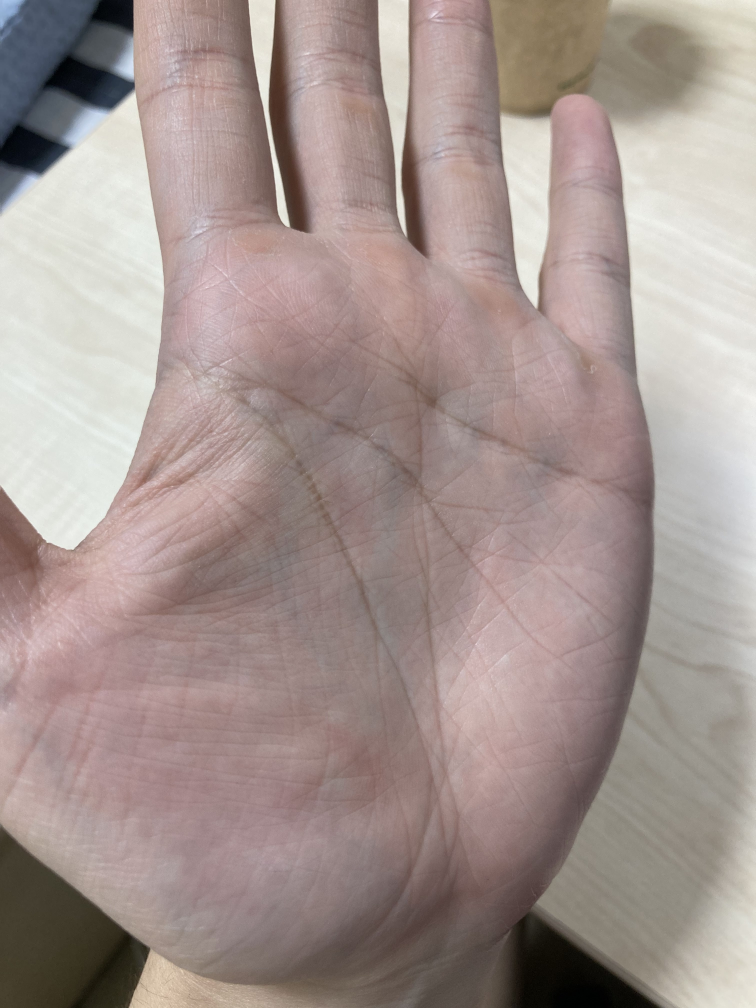
#> input picture data/1-1.jpg, 3024 x 4032 px (shown at 1/4 size); its folder holds only this picture in this run
$ python warping.py
#> lines starting #> are read from the running program, lines starting #| are printed output that depends on the picture; after the words box and inside, x2 and y2 are one past the last pixel; in counts of white or black regions, pixels touching at a corner belong together
# reference
# https://medium.com/analytics-vidhya/hand-detection-and-finger-counting-using-opencv-python-5b594704eb08

import glob
import cv2 as cv
import matplotlib.pyplot as plt
import numpy as np
import math
import os


def skin_mask(img):
    # hsvim : blue, green, red -> hue, saturation, value
    hsvim = cv.cvtColor(img, cv.COLOR_BGR2HSV)

    lower = np.array([0, 20, 80], dtype="uint8")
    upper = np.array([50, 255, 255], dtype="uint8")
    skinRegionHSV = cv.inRange(hsvim, lower, upper)

    # blur image to improve masking
    blurred = cv.blur(skinRegionHSV, (2, 2))

    ret, thresh = cv.threshold(blurred, 0, 255, cv.THRESH_BINARY)
    # thresh = cv.adaptiveThreshold(blurred,255,cv.ADAPTIVE_THRESH_GAUSSIAN_C,cv.THRESH_BINARY,11,2)
    return thresh


def contour(img, thresh):
    contours, hierarchy = cv.findContours(thresh, cv.RETR_TREE, cv.CHAIN_APPROX_SIMPLE)
    contours = max(contours, key=lambda x: cv.contourArea(x))
    cv.drawContours(img, [contours], -1, (255, 255, 0), 2)
    return img, contours


def convex_hull(img, contours):
    hull = cv.convexHull(contours)
    cv.drawContours(img, [hull], -1, (0, 255, 255), 2)
    # cv.imwrite("results/hull_" + img_path.split(os.sep)[1], img)
    return img


def convexity_defect(contours):
    hull = cv.convexHull(contours, returnPoints=False)
    defects = cv.convexityDefects(contours, hull)
    for i in range(defects.shape[0]):
        sp, ep, fp, dist = defects[i, 0]
        start = tuple(contours[sp][0])
        end = tuple(contours[ep][0])
        far = tuple(contours[fp][0])
        cv.circle(img, far, 10, [255, 0, 255], -1)
    return img, defects


def count_finger(img, contours, defects):
    if defects is not None:
        pts = []
    for i in range(defects.shape[0]):  # calculate the angle
        s, e, f, d = defects[i][0]
        start = tuple(contours[s][0])
        end = tuple(contours[e][0])
        far = tuple(contours[f][0])
        a = np.sqrt((end[0] - start[0]) ** 2 + (end[1] - start[1]) ** 2)
        b = np.sqrt((far[0] - start[0]) ** 2 + (far[1] - start[1]) ** 2)
        c = np.sqrt((end[0] - far[0]) ** 2 + (end[1] - far[1]) ** 2)
        angle = np.arccos(
            (b**2 + c**2 - a**2) / (2 * b * c)
        )  #      cosine theorem
        if angle <= (5 / 12) * np.pi:  # angle less than 90 degree, treat as fingers
            cv.circle(img, far, 10, [0, 0, 255], -1)
            pts.append(far)
    pts = pts_order(pts)
    return pts


def pts_order(pts):
    # order = 0, 1, 2, 3 from last to first finger
    dist_largest = 0
    pair_03 = (0, 0)
    dist_table = np.zeros((4, 4))
    for i in range(4):
        for j in range(i + 1, 4):
            dist_table[i, j] = dist_table[j, i] = math.dist(pts[i], pts[j])
            if dist_table[i, j] > dist_largest:
                dist_largest = math.dist(pts[i], pts[j])
                pair_03 = (i, j)

    dist_small_0 = dist_largest
    pt_1 = pair_03[0]
    for j in range(4):
        if j in pair_03:
            continue
        if dist_table[pair_03[0], j] < dist_small_0:
            dist_small_0 = dist_table[pair_03[0], j]
            pt_1 = j

    pt_2 = pair_03[1]
    for j in range(4):
        if j in pair_03:
            continue
        if j == pt_1:
            continue
        pt_2 = j
        dist_small_3 = dist_table[pair_03[1], j]

    ordered_pts = []
    ordered_pts.append(pts[pair_03[0]])
    ordered_pts.append(pts[pt_1])
    ordered_pts.append(pts[pt_2])
    ordered_pts.append(pts[pair_03[1]])
    if dist_small_0 > dist_small_3:
        ordered_pts = ordered_pts[::-1]

    return ordered_pts


# [27 lines left out: function get_5th_pt, not called in this run]


def extract_points(img):
    thresh = skin_mask(img)
    img_contour, contours = contour(img, thresh)
    img_hull = convex_hull(img, contours)
    img_convexity, defects = convexity_defect(contours)
    pts = count_finger(img, contours, defects)
    pts += get_5th_pt(pts)
    cv.circle(img, pts[4], 10, [0, 0, 255], -1)
    # [5 lines of commented-out code are left out]
    return np.float32(pts)


# [16 lines left out: function warp, not called in this run]


if __name__ == "__main__":
    for img_path in glob.glob("data/*.jpg"):
        img = cv.imread(img_path)
#> img is the input picture: shape (4032, 3024, 3); mean B, G, R 144, 148.3, 163.8
        pts = extract_points(img)
#> in skin_mask, `hsvim = cv.cvtColor(img, cv.COLOR_BGR2HSV)`: hsvim: shape (4032, 3024, 3); mean H, S, V 33, 38.2, 164.6
#> in skin_mask, `skinRegionHSV = cv.inRange(hsvim, lower, upper)`:
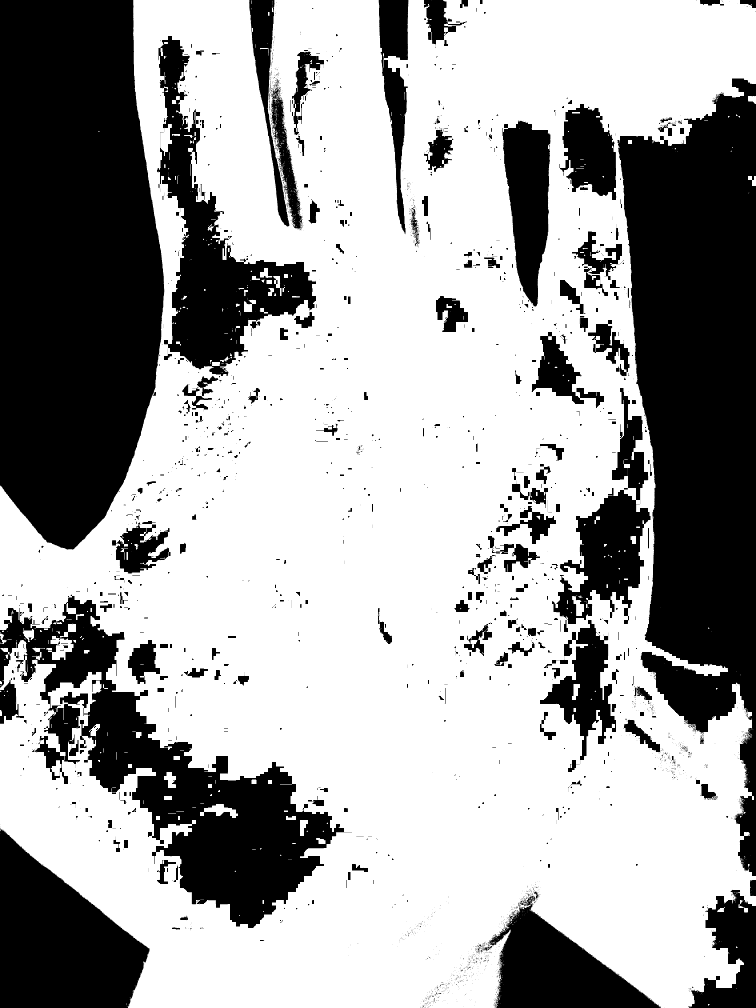
#> skinRegionHSV: shape (4032, 3024) (shown at 1/4 size); 64% white; 3405 black regions (2689 under 20 px), largest, box (x1, y1, x2, y2) and area: (0, 0, 657, 2198) 1217570, (2470, 314, 3024, 3504) 1111151, (0, 2378, 1408, 3712) 523534
#> in skin_mask, `ret, thresh = cv.threshold(blurred, 0, 255, cv.THRESH_BINARY)`:
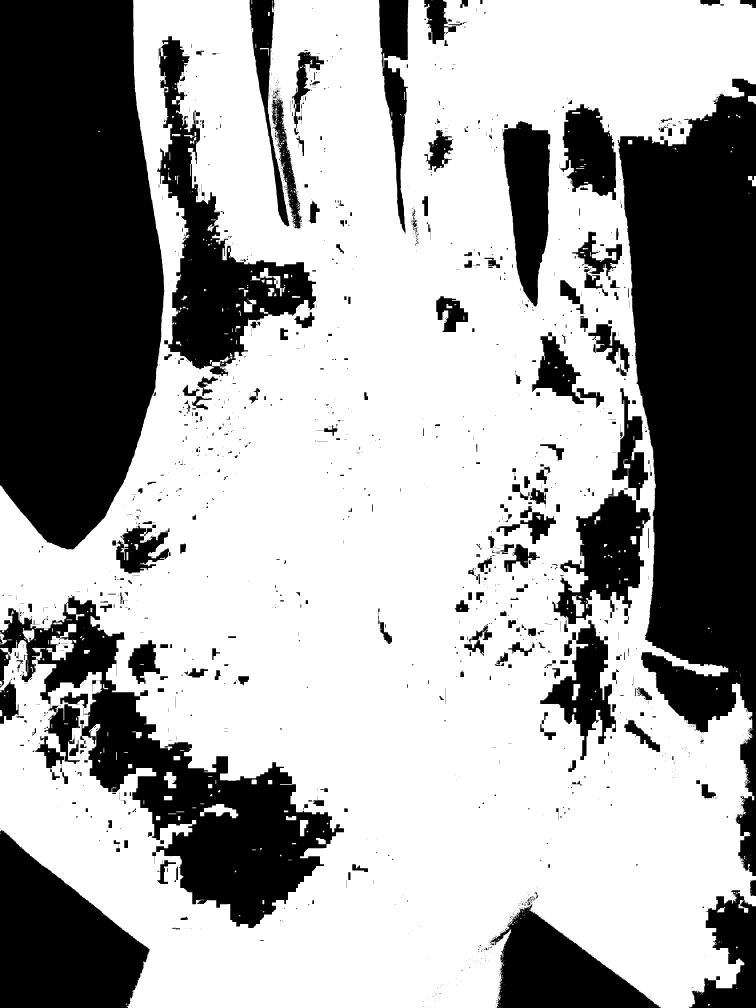
#> thresh: shape (4032, 3024) (shown at 1/4 size); 64.7% white; 1895 black regions (1269 under 20 px)
#> in contour, `contours, hierarchy = cv.findContours(thresh, cv.RETR_TREE, cv.CHAIN_A..`: contours = 2727 contours, 1718 with area under 20; largest, box (x1, y1, x2, y2) and area: (0, 0, 3024, 4032) 8736667, (628, 144, 1265, 1505) 264572, (2208, 1960, 2603, 2497) 107636, (2010, 483, 2202, 1227) 95016, (2160, 2480, 2465, 3041) 65068
#> in contour, `contours = max(contours, key=lambda x: cv.contourArea(x))`: contours = contour of 9484 points, box (x1, y1, x2, y2) (0, 0, 3024, 4032), area 8736667
#> in contour, `cv.drawContours(img, [contours], -1, (255, 255, 0), 2)`:
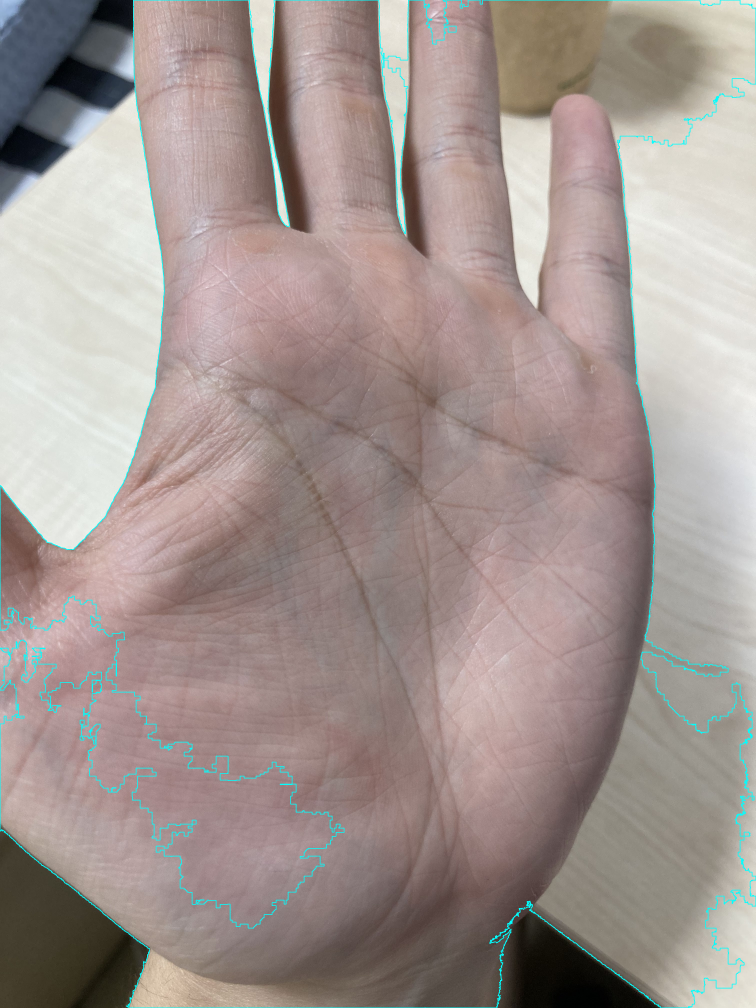
#> img: shape (4032, 3024, 3) (shown at 1/4 size); mean B, G, R 144.9, 149.2, 162.2
#> in convex_hull, `hull = cv.convexHull(contours)`: hull = contour of 14 points, box (x1, y1, x2, y2) (0, 0, 3024, 4032), area 11461492
#> in convexity_defect, `hull = cv.convexHull(contours, returnPoints=False)`: hull = [8178, 8161, 8151, 5674, 5363, 5348, 5345, 5213, 5204, 3768, 3762, 2981, 994, 0]
#> in convexity_defect, `defects = cv.convexityDefects(contours, hull)`: defects = 14 rows, first 6: [8178, 0, 8664, 239104], [0, 994, 388, 126993], [994, 2981, 1625, 352256], [2981, 3762, 3549, 53734], [3762, 3768, 3766, 639], [3768, 5204, 4634, 109312]
#> the loop in convexity_defect, `for i in range(defects.shape[0]):` made 14 passes
#> (sp, ep, fp, dist, start, end, far) on passes 1 to 10: (8178, 0, 8664, 239104, (2960, 0), (533, 0), (1621, 934)), (0, 994, 388, 126993, (533, 0), (0, 1942), (622, 1550)), (994, 2981, 1625, 352256, (0, 1942), (0, 3324), (1376, 3313)), (2981, 3762, 3549, 53734, (0, 3324), (505, 4025), (598, 3795)), (3762, 3768, 3766, 639, (505, 4025), (512, 4031), (510, 4026)), (3768, 5204, 4634, 109312, (512, 4031), (2757, 4031), (2119, 3604)), (5204, 5213, 5209, 1442, (2757, 4031), (2764, 4029), (2754, 4026)), (5213, 5345, 5330, 21128, (2764, 4029), (2928, 3952), (2819, 3912)), (5345, 5348, 5346, 2715, (2928, 3952), (2944, 3936), (2928, 3937)), (5348, 5363, 5349, 3874, (2944, 3936), (2976, 3860), (2944, 3897))
#> the loop in count_finger, `for i in range(defects.shape[0]):` made 14 passes
#> (s, e, f, d, start, end, far, a) on passes 1 to 9: (8178, 0, 8664, 239104, (2960, 0), (533, 0), (1621, 934), 2427), (0, 994, 388, 126993, (533, 0), (0, 1942), (622, 1550), 2013.8), (994, 2981, 1625, 352256, (0, 1942), (0, 3324), (1376, 3313), 1382), (2981, 3762, 3549, 53734, (0, 3324), (505, 4025), (598, 3795), 864), (3762, 3768, 3766, 639, (505, 4025), (512, 4031), (510, 4026), 9.22), (3768, 5204, 4634, 109312, (512, 4031), (2757, 4031), (2119, 3604), 2245), (5204, 5213, 5209, 1442, (2757, 4031), (2764, 4029), (2754, 4026), 7.28), (5213, 5345, 5330, 21128, (2764, 4029), (2928, 3952), (2819, 3912), 181.2), (5345, 5348, 5346, 2715, (2928, 3952), (2944, 3936), (2928, 3937), 22.63)
#> after the loop in count_finger, `for i in range(defects.shape[0]):`: pts = [(1376, 3313), (2754, 4026), (2825, 3647)]
#> after the loop in pts_order, `for i in range(4):`: dist_largest = 1551.5; dist_table = [[0, 1551.5, 1487, 0], [1551.5, 0, 0, 0], [1487, 0, 0, 0], [0, 0, 0, 0]]; pair_03 = (0, 1)
#> (the run stopped early here; a loop or call above may not have finished)

$ run again, on data/1-2.jpg
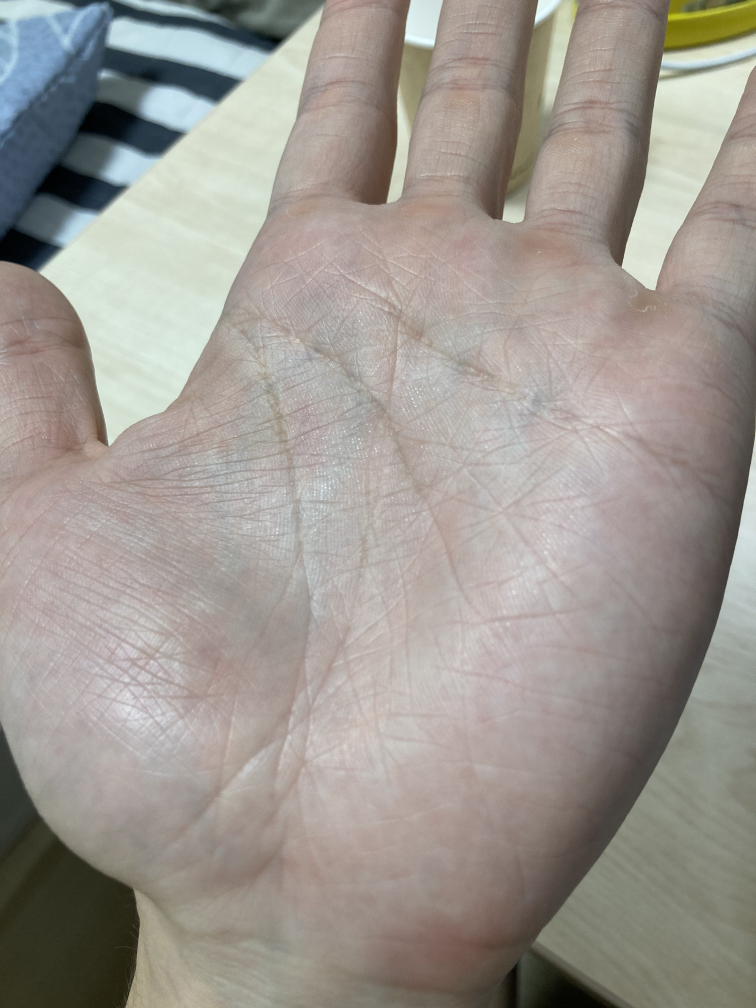
#> input picture data/1-2.jpg, 3024 x 4032 px (shown at 1/4 size)
#> img is the input picture: shape (4032, 3024, 3); mean B, G, R 144.8, 151.6, 157
#> hsvim: shape (4032, 3024, 3); mean H, S, V 27.8, 33.5, 160.3
#> in skin_mask, `skinRegionHSV = cv.inRange(hsvim, lower, upper)`:
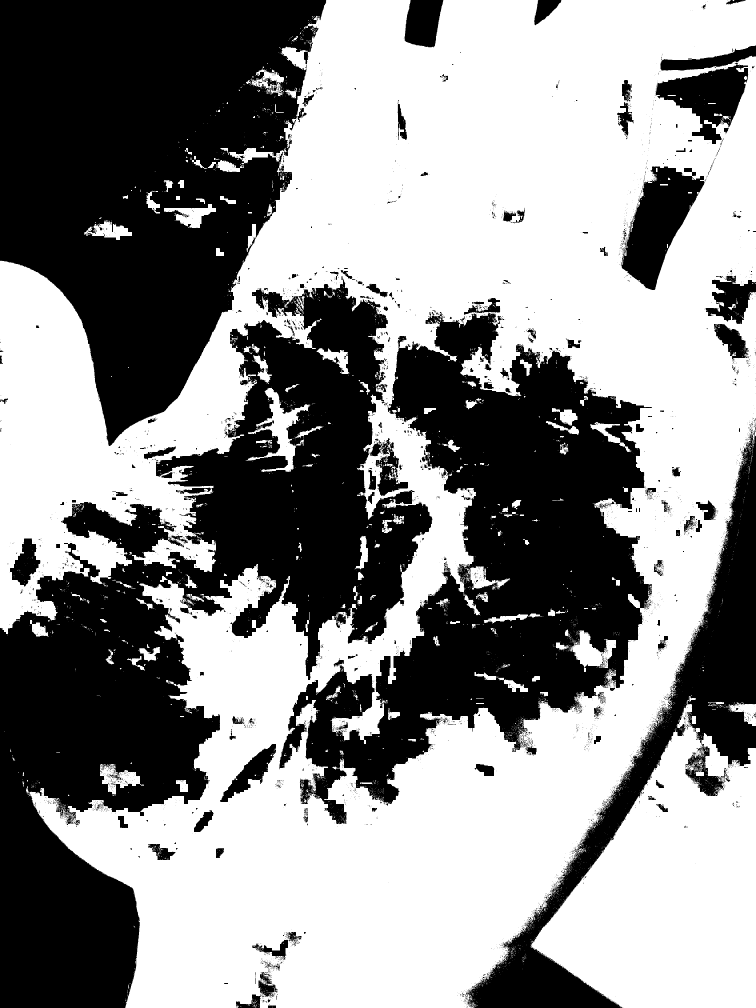
#> skinRegionHSV: shape (4032, 3024) (shown at 1/4 size); 55.7% white; 6191 black regions (5708 under 20 px), largest, box (x1, y1, x2, y2) and area: (0, 1105, 1730, 4032) 1869353, (0, 0, 1305, 1784) 1492700, (1116, 1248, 2608, 3297) 1261894
#> thresh: shape (4032, 3024); 56.9% white; 3694 black regions (3338 under 20 px)
#> in contour, `contours, hierarchy = cv.findContours(thresh, cv.RETR_TREE, cv.CHAIN_A..`: contours = 7897 contours, 6965 with area under 20; largest, box (x1, y1, x2, y2) and area: (0, 0, 3024, 4032) 7599493, (1117, 1252, 2608, 3297) 1313182, (2120, 2799, 3024, 4032) 670506, (2487, 666, 2819, 1161) 82012, (2624, 258, 2993, 577) 57646
#> in contour, `contours = max(contours, key=lambda x: cv.contourArea(x))`: contours = contour of 19928 points, box (x1, y1, x2, y2) (0, 0, 3024, 4032), area 7599493
#> in convex_hull, `hull = cv.convexHull(contours)`: hull = contour of 19 points, box (x1, y1, x2, y2) (0, 0, 3024, 4032), area 10196413
#> in convexity_defect, `hull = cv.convexHull(contours, returnPoints=False)`: hull = 19 values, max 19565 at index 0, min 0 at index 18, mean 13942.9
#> in convexity_defect, `defects = cv.convexityDefects(contours, hull)`: defects = 19 rows, first 6: [19565, 0, 19829, 48384], [0, 2569, 1931, 225487], [2569, 2634, 2586, 3072], [2634, 12612, 9184, 454802], [12612, 12616, 12613, 559], [12616, 13388, 13121, 58186]
#> the loop in convexity_defect, `for i in range(defects.shape[0]):` made 19 passes
#> (sp, ep, fp, dist, start, end, far) on passes 1 to 6: (19565, 0, 19829, 48384, (3023, 0), (1304, 0), (1733, 189)), (0, 2569, 1931, 225487, (1304, 0), (0, 1043), (655, 1647)), (2569, 2634, 2586, 3072, (0, 1043), (0, 2512), (12, 1406)), (2634, 12612, 9184, 454802, (0, 2512), (104, 3165), (1730, 2079)), (12612, 12616, 12613, 559, (104, 3165), (106, 3173), (107, 3168)), (12616, 13388, 13121, 58186, (106, 3173), (501, 4031), (533, 3557))
#> the loop in count_finger, `for i in range(defects.shape[0]):` made 19 passes
#> (s, e, f, d, start, end, far, a) on passes 1 to 6: (19565, 0, 19829, 48384, (3023, 0), (1304, 0), (1733, 189), 1719), (0, 2569, 1931, 225487, (1304, 0), (0, 1043), (655, 1647), 1669.8), (2569, 2634, 2586, 3072, (0, 1043), (0, 2512), (12, 1406), 1469), (2634, 12612, 9184, 454802, (0, 2512), (104, 3165), (1730, 2079), 661.2), (12612, 12616, 12613, 559, (104, 3165), (106, 3173), (107, 3168), 8.25), (12616, 13388, 13121, 58186, (106, 3173), (501, 4031), (533, 3557), 944.6)
#> after the loop in count_finger, `for i in range(defects.shape[0]):`: pts = [(655, 1647), (1730, 2079), (1898, 4024), (3009, 1778)]
#> after the loop in pts_order, `for i in range(4):`: dist_largest = 2682.4; dist_table = [[0, 1158.6, 2682.4, 2357.6], [1158.6, 0, 1952.2, 1313.9], [2682.4, 1952.2, 0, 2505.8], [2357.6, 1313.9, 2505.8, 0]]; pair_03 = (0, 2)
#> in pts_order, `dist_small_0 = dist_largest`: dist_small_0 = 2682.4
#> in pts_order, `pt_1 = pair_03[0]`: pt_1 = 0
#> the loop in pts_order, `for j in range(4):` made 4 passes
#> dist_small_0 on pass 2: 1158.6
#> after the loop in pts_order, `for j in range(4):`: dist_small_0 = 1158.6; pt_1 = 1
#> pt_2 = 2
#> the loop in pts_order, `for j in range(4):` made 4 passes
#> dist_small_3 on pass 4: 2505.8
#> in count_finger, `pts = pts_order(pts)`: pts = [(655, 1647), (1730, 2079), (3009, 1778), (1898, 4024)]
#| [(655, 1647), (1730, 2079), (3009, 1778), (1898, 4024)]
#> slope = -0.235
#> finger_center = (2369, 1928)
#> in get_5th_pt, `meet_y = ( (pts[1][0] + pts[2][0] - 2 * pts[3][0]) * slope + (pts[1][1..`: meet_y = 3808.9
#> meet_x = 2812
#> in get_5th_pt, `meet_y = int(meet_y)`: meet_y = 3808
#> bot_y = 6628
#> bot_x = 3476
#| 2812 3808
#| 3476 6628
#> in extract_points, `pts += get_5th_pt(pts)`: pts = [(655, 1647), (1730, 2079), (3009, 1778), (1898, 4024), (3476, 6628)]
#> `pts = extract_points(img)`: pts = [[655, 1647], [1730, 2079], [3009, 1778], [1898, 4024], [3476, 6628]]
#> in warp, `pts = np.delete(pts, 1, axis=0)`: pts = [[655, 1647], [3009, 1778], [1898, 4024], [3476, 6628]]
#> mtx = [[3.49, -2.08, 1389.7], [3.8, -2.37, 1932], [0.00214, -0.0013, 1]]
#> in warp, `dst = cv.warpPerspective(img, mtx, (c, r))`:
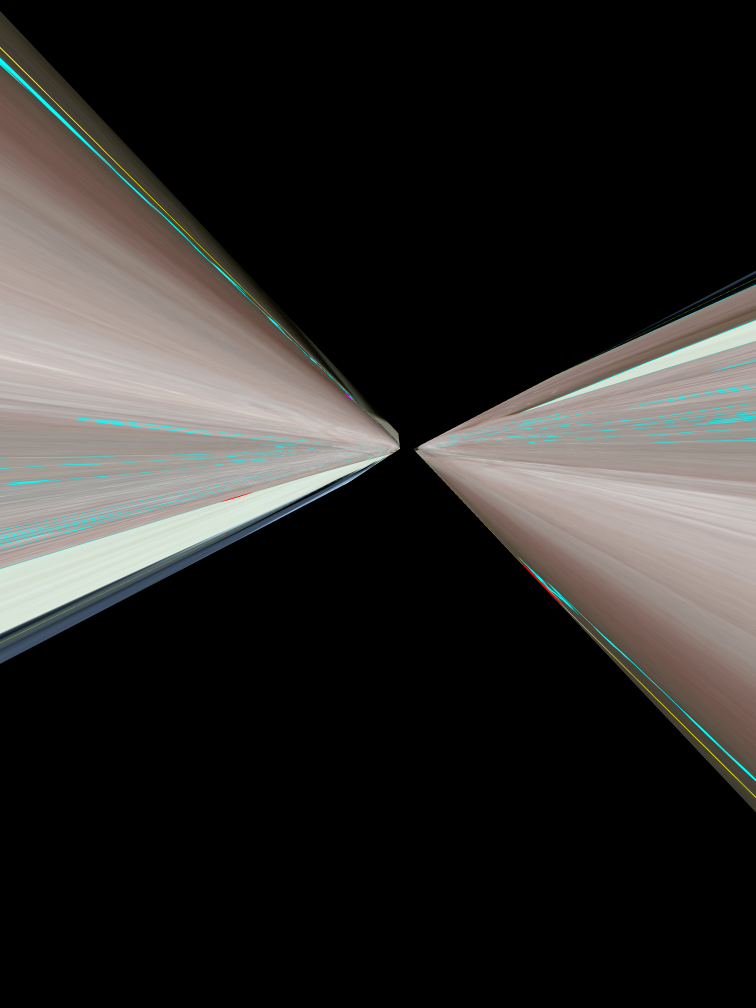
#> dst: shape (4032, 3024, 3) (shown at 1/4 size); mean B, G, R 41.1, 43.2, 44.8
